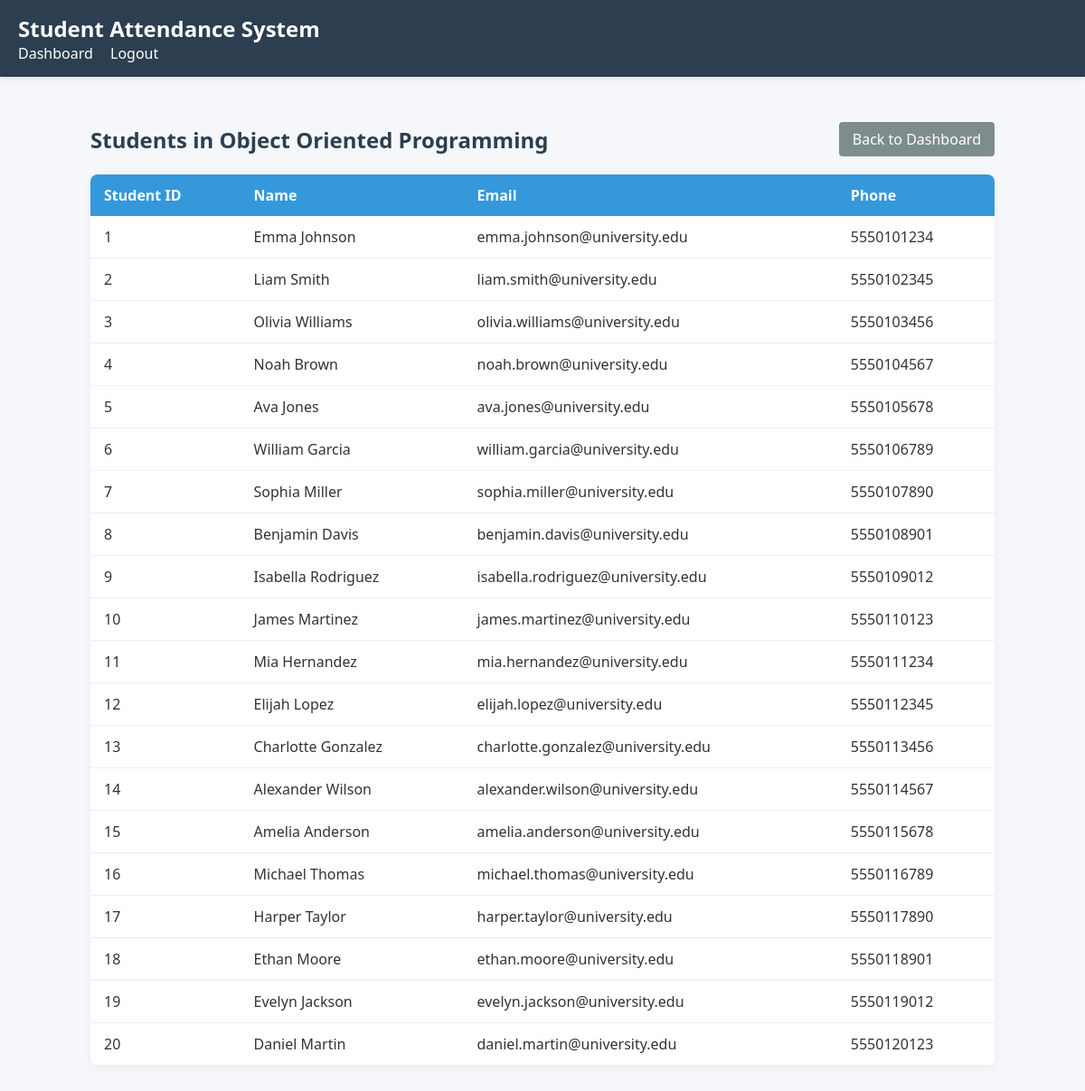
Page /teachers/view_students.php?course_id=3 (signed in) on the committed database.
### tables this page shows
CREATE TABLE courses (
    course_id INT AUTO_INCREMENT PRIMARY KEY,
    course_name VARCHAR(100) NOT NULL,
    course_code VARCHAR(20) UNIQUE NOT NULL,
    semester INT NOT NULL
);

CREATE TABLE students (
    student_id INT AUTO_INCREMENT PRIMARY KEY,
    name VARCHAR(100) NOT NULL,
    email VARCHAR(100) UNIQUE NOT NULL,
    phone_number VARCHAR(15) NULL,
    status ENUM('active', 'inactive') DEFAULT 'active'
);

### teachers/view_students.php (the view, shortened to what this page needs)
<?php
require_once '../config/db.php';
$course_id = $_GET['course_id'];
$stmt = $pdo->prepare("SELECT * FROM courses WHERE course_id = ?");
$stmt->execute([$course_id]);
$course = $stmt->fetch();
$stmt = $pdo->prepare("SELECT s.* FROM students s JOIN student_courses sc ON s.student_id = sc.student_id WHERE sc.course_id = ? AND s.status = 'active'");
$stmt->execute([$course_id]);
$students = $stmt->fetchAll();
?>
<?php include '../includes/header.php'; ?>
<div style="max-width: 1000px; margin: 30px auto;">
    <div style="display: flex; justify-content: space-between; align-items: center; margin-bottom: 20px;">
        <h2 style="color: #2c3e50; margin: 0;">Students in <?php echo $course['course_name']; ?></h2>
        <a href="dashboard.php" style="background: #7f8c8d; color: white; padding: 8px 15px; border-radius: 4px; text-decoration: none;">Back to Dashboard</a>
    </div>
    <div style="background: white; border-radius: 8px; box-shadow: 0 2px 10px rgba(0,0,0,0.05); overflow: hidden;">
        <table style="width: 100%; border-collapse: collapse;">
            <thead>
                <tr style="background: #3498db; color: white;">
                    <th style="padding: 12px 15px; text-align: left;">Student ID</th>
                    <th style="padding: 12px 15px; text-align: left;">Name</th>
                    <th style="padding: 12px 15px; text-align: left;">Email</th>
                    <th style="padding: 12px 15px; text-align: left;">Phone</th>
                </tr>
            </thead>
            <tbody>
                <?php foreach ($students as $student): ?>
                <tr style="border-bottom: 1px solid #eee;">
                    <td style="padding: 12px 15px;"><?php echo $student['student_id']; ?></td>
                    <td style="padding: 12px 15px;"><?php echo $student['name']; ?></td>
                    <td style="padding: 12px 15px;"><?php echo $student['email']; ?></td>
                    <td style="padding: 12px 15px;"><?php echo $student['phone_number'] ?? 'N/A'; ?></td>
                </tr>
                <?php endforeach; ?>
            </tbody>
        </table>
    </div>
</div>
<?php include '../includes/footer.php'; ?>

### includes/header.php (shortened to what this page needs)
<!DOCTYPE html>
<html lang="en">
<head>
</head>
<body>
    <header>
        <h1 style="margin: 0; font-size: 24px;">Student Attendance System</h1>
        <?php if(isset($_SESSION['teacher_id'])): ?>
            <nav>
                <a href="dashboard.php">Dashboard</a>
                <a href="logout.php">Logout</a>
            </nav>
        <?php endif; ?>
    </header>
    <div class="container">

### includes/footer.php
</div>
</body>
</html>

### includes/header.php (style rules this page uses)
body { font-family: 'Segoe UI', Tahoma, Geneva, Verdana, sans-serif; margin: 0; padding: 0; background-color: #f5f7fa; color: #333; }
header { background: #2c3e50; color: white; padding: 15px 20px; box-shadow: 0 2px 5px rgba(0,0,0,0.1); }
nav a { color: white; margin-right: 15px; text-decoration: none; transition: opacity 0.3s; }
.container { padding: 20px; }

### rows in the picture
courses: course_name "Object Oriented Programming"
students: student_id "1", name "Emma Johnson", email "emma.johnson@university.edu", phone_number "5550101234"
students: student_id "2", name "Liam Smith", email "liam.smith@university.edu", phone_number "5550102345"
students: student_id "3", name "Olivia Williams", email "olivia.williams@university.edu", phone_number "5550103456"
students: student_id "4", name "Noah Brown", email "noah.brown@university.edu", phone_number "5550104567"
students: student_id "5", name "Ava Jones", email "ava.jones@university.edu", phone_number "5550105678"
students: student_id "6", name "William Garcia", email "william.garcia@university.edu", phone_number "5550106789"
students: student_id "7", name "Sophia Miller", email "sophia.miller@university.edu", phone_number "5550107890"
students: student_id "8", name "Benjamin Davis", email "benjamin.davis@university.edu", phone_number "5550108901"
students: student_id "9", name "Isabella Rodriguez", email "isabella.rodriguez@university.edu", phone_number "5550109012"
students: student_id "10", name "James Martinez", email "james.martinez@university.edu", phone_number "5550110123"
students: student_id "11", name "Mia Hernandez", email "mia.hernandez@university.edu", phone_number "5550111234"
students: student_id "12", name "Elijah Lopez", email "elijah.lopez@university.edu", phone_number "5550112345"
students: student_id "13", name "Charlotte Gonzalez", email "charlotte.gonzalez@university.edu", phone_number "5550113456"
students: student_id "14", name "Alexander Wilson", email "alexander.wilson@university.edu", phone_number "5550114567"
students: student_id "15", name "Amelia Anderson", email "amelia.anderson@university.edu", phone_number "5550115678"
students: student_id "16", name "Michael Thomas", email "michael.thomas@university.edu", phone_number "5550116789"
students: student_id "17", name "Harper Taylor", email "harper.taylor@university.edu", phone_number "5550117890"
students: student_id "18", name "Ethan Moore", email "ethan.moore@university.edu", phone_number "5550118901"
students: student_id "19", name "Evelyn Jackson", email "evelyn.jackson@university.edu", phone_number "5550119012"
students: student_id "20", name "Daniel Martin", email "daniel.martin@university.edu", phone_number "5550120123"
